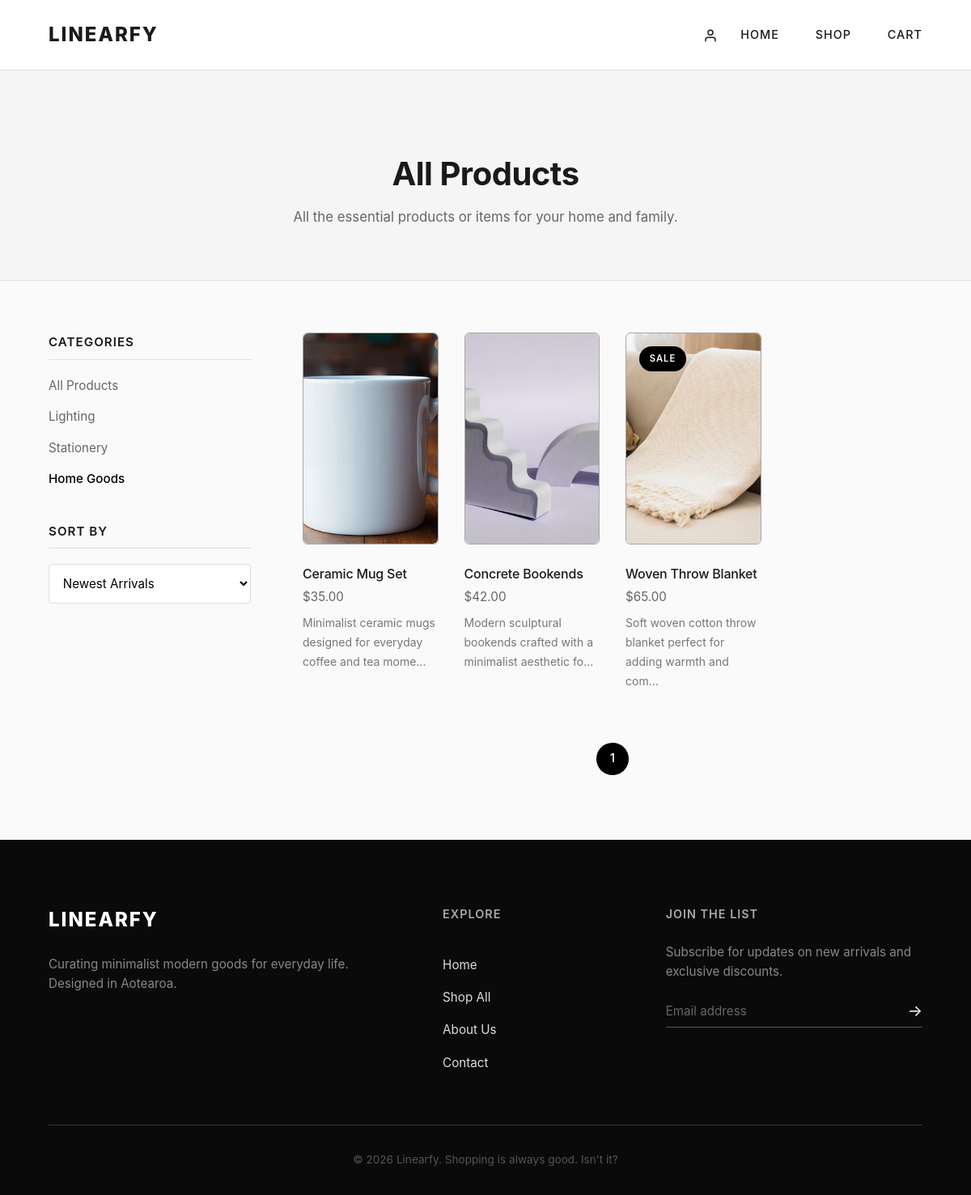
Page /shop?category=home&sort=newest on the committed database.
### app.py (models this page shows)
class Product(db.Model):
    id = db.Column(db.Integer, primary_key=True)
    name = db.Column(db.String(100), nullable=False)
    price = db.Column(db.Float, nullable=False)
    category = db.Column(db.String(50), nullable=False)
    image = db.Column(db.String(200), nullable=False)
    description = db.Column(db.Text, nullable=False)
    is_new = db.Column(db.Boolean, default=False)
    is_sale = db.Column(db.Boolean, default=False)

### app.py (the view)
@app.route('/shop')
def shop():
    category = request.args.get('category', 'all')
    sort = request.args.get('sort', 'newest')
    page = request.args.get('page', 1, type=int)
    query = Product.query
    if category != 'all':
        if category == 'home':
            query = query.filter(
                Product.category == 'home'
            )
        elif category == 'lighting':
            query = query.filter(
                Product.category == 'lighting'
            )
        elif category == 'stationery':
            query = query.filter(
                Product.category == 'stationery'
            )
    if sort == 'price-low':
        query = query.order_by(Product.price.asc())
    elif sort == 'price-high':
        query = query.order_by(Product.price.desc())
    else:
        query = query.order_by(Product.id.desc())
    per_page = 4
    pagination = query.paginate(
        page=page,
        per_page=per_page,
        error_out=False
    )
    products = pagination.items
    return render_template(
        'shop.html',
        products=products,
        pagination=pagination,
        current_category=category,
        current_sort=sort
    )

### templates/shop.html (shortened to what this page needs)
{% extends "base.html" %}
{% block content %}
<div class="page-header">
    <div class="header-content">
        <h1>All Products</h1>
        <p>All the essential products or items for your home and family.</p>
    </div>
</div>
<div class="shop-layout">
    <aside class="shop-sidebar">
        <div class="filter-group">
            <h3>Categories</h3>
            <ul class="filter-list">
                <li>
                    <a href="{{ url_for('shop',
                                        category='all',
                                        sort=current_sort) }}"
                    class="{% if current_category == 'all' %}active{% endif %}">
                        All Products
                    </a>
                </li>
                <li>
                    <a href="{{ url_for('shop',
                                        category='lighting',
                                        sort=current_sort) }}"
                    class="{% if current_category == 'lighting' %}active{% endif %}">
                        Lighting
                    </a>
                </li>
                <li>
                    <a href="{{ url_for('shop',
                                        category='stationery',
                                        sort=current_sort) }}"
                    class="{% if current_category == 'stationery' %}active{% endif %}">
                        Stationery
                    </a>
                </li>
                <li>
                    <a href="{{ url_for('shop',
                                        category='home',
                                        sort=current_sort) }}"
                    class="{% if current_category == 'home' %}active{% endif %}">
                        Home Goods
                    </a>
                </li>
            </ul>
        </div>
        <div class="filter-group">
            <h3>Sort By</h3>
            <form method="GET">
                <select name="sort"
                        class="sort-select"
                        onchange="this.form.submit()">
                    <option value="newest"
                        {% if current_sort == 'newest' %}selected{% endif %}>
                        Newest Arrivals
                    </option>
                </select>
            </form>
        </div>
    </aside>
    <main class="shop-main">
        <div class="product-grid shop-grid">
            {% for product in products %}
            <div class="product-card" data-category="{{ product.category }}">
                <div class="image-wrapper">
                    <img
                        src="{{ url_for('static',
                        filename='images/products/' + product.image) }}"
                        alt="{{ product.name }}"
                        class="product-image"
                    />
                    {% if product.is_new %}
                    <span class="badge">New</span>
                    {% elif product.is_sale %}
                    <span class="badge">Sale</span>
                    {% endif %}
                    <div class="quick-action">
                    </div>
                </div>
                <div class="product-info">
                    <h3>
                        {{ product.name }}
                    </h3>
                    <p class="price">
                        ${{ "%.2f"|format(product.price) }}
                    </p>
                    <p style="font-size: 14px;
                            color: #777;
                            margin-top: 8px;
                            line-height: 1.7;">
                        {{ product.description[:65] }}...
                    </p>
                </div>
            </div>
            {% endfor %}
        </div>
        <div class="pagination">
            {% for page_num in pagination.iter_pages() %}
                {% if page_num %}
                <a href="{{ url_for('shop',
                                    page=page_num,
                                    category=current_category,
                                    sort=current_sort) }}"
                class="page-number
                {% if page_num == pagination.page %}
                active
                {% endif %}">
                    {{ page_num }}
                </a>
                {% endif %}
            {% endfor %}
        </div>
    </main>
</div>
{% endblock %}

### static/css/style.css (style rules this page uses)
* { margin: 0; padding: 0; box-sizing: border-box; font-family: 'Inter', 'Segoe UI', Tahoma, Geneva, Verdana, sans-serif; }
html, body { -ms-overflow-style: none; scrollbar-width: none; }
:root { --primary-color: #000000; --bg-color: #fafafa; --text-color: #1a1a1a; --border-color: #e0e0e0; --input-bg: #ffffff; }
body { background-color: var(--bg-color); color: var(--text-color); line-height: 1.6; }
.product-image { width: 100%; height: 260px; object-fit: cover; border-radius: 12px; display: block; }
.product-grid { display: grid; grid-template-columns: repeat(5, 1fr); gap: 1.5rem; }
.product-grid .product-info h3 { font-size: 1rem; }
.product-grid .price { font-size: 0.95rem; }
.product-card { background: transparent; border: none; text-align: left; }
.image-wrapper { position: relative; overflow: hidden; border-radius: 6px; margin-bottom: 1.5rem; border: 1px solid rgb(167, 167, 167); }
.product-image { aspect-ratio: 4 / 5; background-color: #eaeaea; width: 100%; border-radius: 6px; transition: transform 0.6s cubic-bezier(0.25, 0.46, 0.45, 0.94); }
.badge { position: absolute; top: 1rem; left: 1rem; background-color: var(--primary-color); color: #ffffff; font-size: 0.7rem; padding: 0.4rem 0.8rem; border-radius: 20px; letter-spacing: 1px; text-transform: uppercase; font-weight: 600; }
.product-info { padding: 0; }
.product-info h3 { font-size: 1.25rem; font-weight: 500; margin-bottom: 0.3rem; letter-spacing: -0.2px; }
.price { font-size: 1.05rem; color: var(--text-color); margin-bottom: 1rem; font-weight: 400; }
.pagination { display: flex; justify-content: center; align-items: center; gap: 1rem; margin-top: 4rem; }
.page-number, .page-arrow { text-decoration: none; color: var(--text-color); font-size: 0.95rem; font-weight: 500; width: 40px; height: 40px; display: flex; justify-content: center; align-items: center; border-radius: 50%; transition: all 0.3s ease; }
.page-number.active { background-color: var(--primary-color); color: #ffffff; }
.page-header { background-color: #f5f5f5; padding: 6rem 5% 4rem; text-align: center; border-bottom: 1px solid var(--border-color); }
.page-header h1 { font-size: 2.5rem; font-weight: 700; margin-bottom: 0.5rem; letter-spacing: -0.5px; }
.page-header p { color: #666666; font-size: 1.05rem; }
.shop-layout { display: flex; max-width: 1300px; margin: 4rem auto; padding: 0 5%; gap: 4rem; align-items: flex-start; }
.shop-sidebar { width: 250px; flex-shrink: 0; position: sticky; top: 2rem; }
.shop-main { flex-grow: 1; }
.filter-group { margin-bottom: 2.5rem; }
.filter-group h3 { font-size: 0.95rem; font-weight: 600; text-transform: uppercase; letter-spacing: 1px; margin-bottom: 1.2rem; padding-bottom: 0.5rem; border-bottom: 1px solid var(--border-color); }
.filter-list { list-style: none; }
.filter-list li { margin-bottom: 0.8rem; }
.filter-list a { text-decoration: none; color: #666666; font-size: 0.95rem; transition: color 0.2s ease; }
.filter-list a:hover, .filter-list a.active { color: var(--primary-color); font-weight: 500; }
.sort-select { width: 100%; padding: 0.8rem; background-color: var(--input-bg); border: 1px solid var(--border-color); border-radius: 4px; font-size: 0.95rem; outline: none; cursor: pointer; font-family: inherit; }
.shop-grid { display: grid; grid-template-columns: repeat(4, 1fr); gap: 2rem; }
.shop-grid .product-info h3 { font-size: 1rem; margin-bottom: 0.2rem; }
.shop-grid .price { font-size: 0.95rem; color: #666666; margin-bottom: 0; }
.quick-action { position: absolute; bottom: 0; left: 0; width: 100%; padding: 1rem; background: linear-gradient(to top, rgba(0,0,0,0.1), transparent); transform: translateY(100%); transition: transform 0.3s cubic-bezier(0.16, 1, 0.3, 1); }

### rows in the picture
Product: image (picture), name "Ceramic Mug Set", price "35.00", description "Minimalist ceramic mugs designed for everyday coffee and tea mome"
Product: image (picture), name "Concrete Bookends", price "42.00", description "Modern sculptural bookends crafted with a minimalist aesthetic fo"
Product: image (placeholder picture), is_new "SALE", name "Woven Throw Blanket", price "65.00", description "Soft woven cotton throw blanket perfect for adding warmth and com"

### other values in the picture
{{ page_num }} "1"
